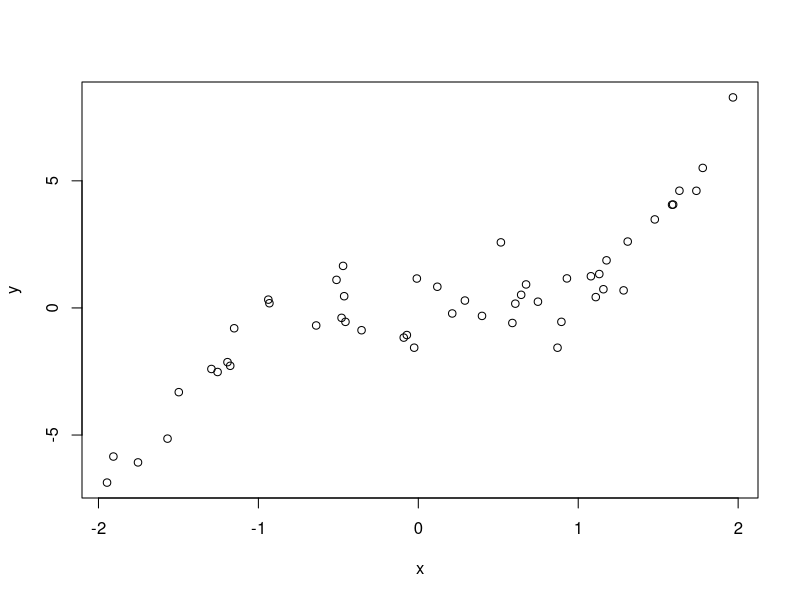
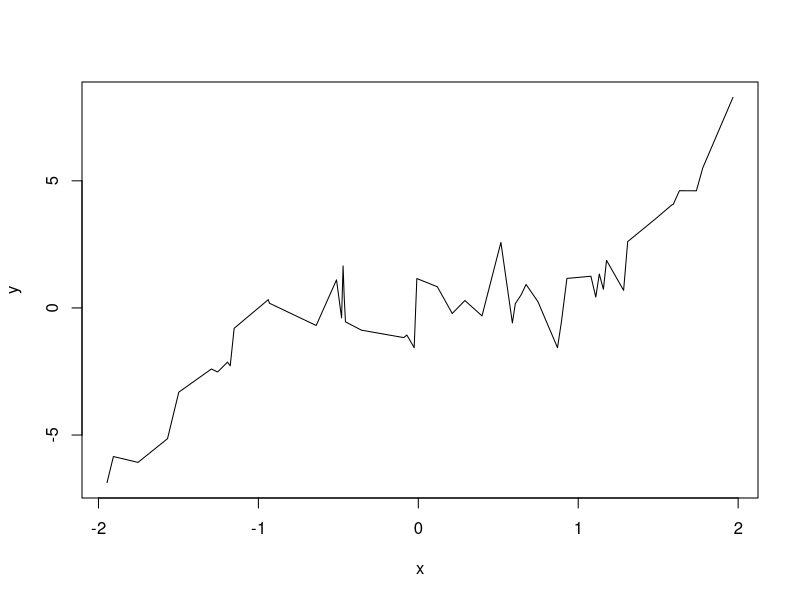
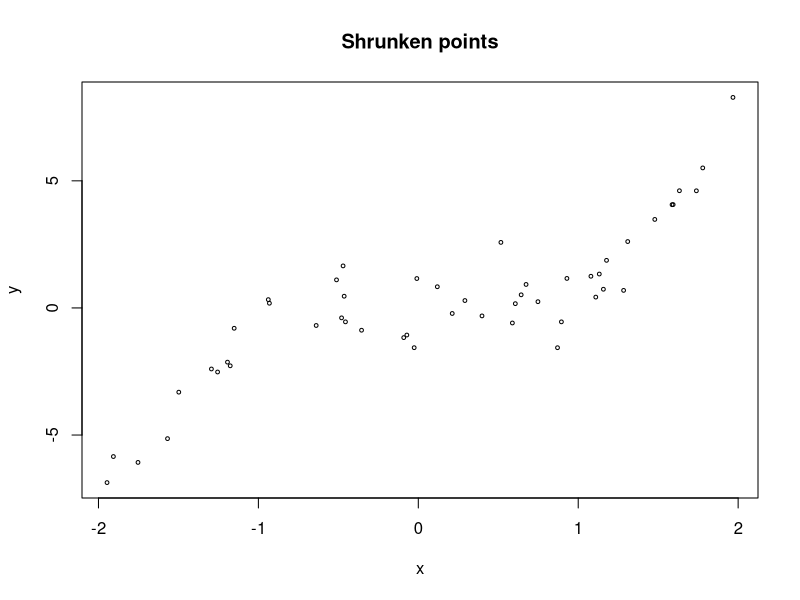
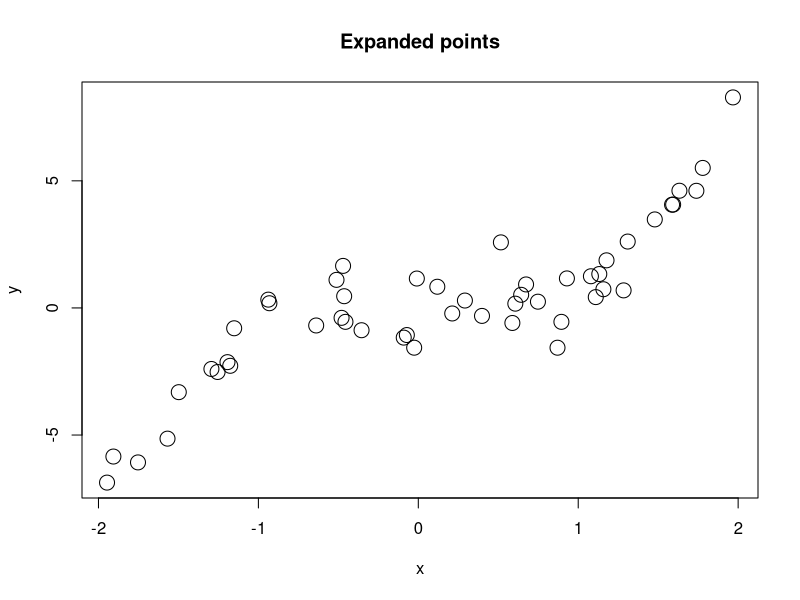
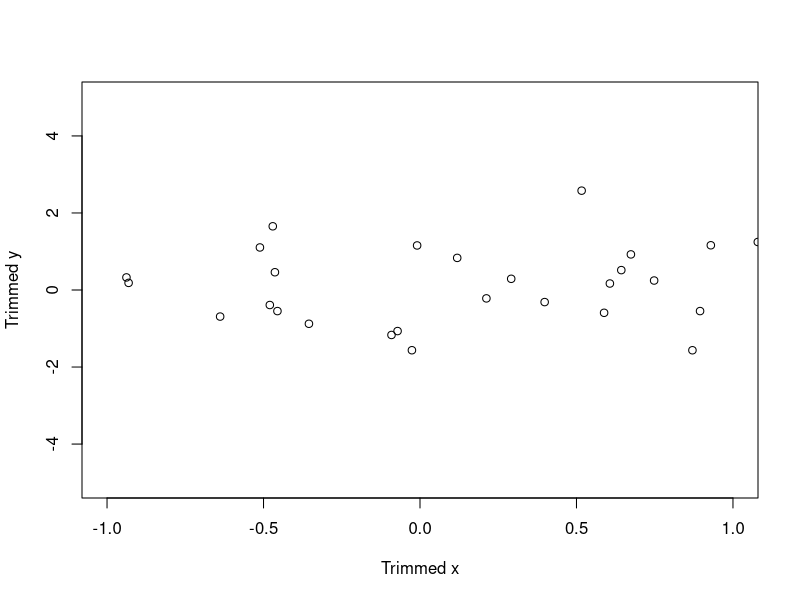
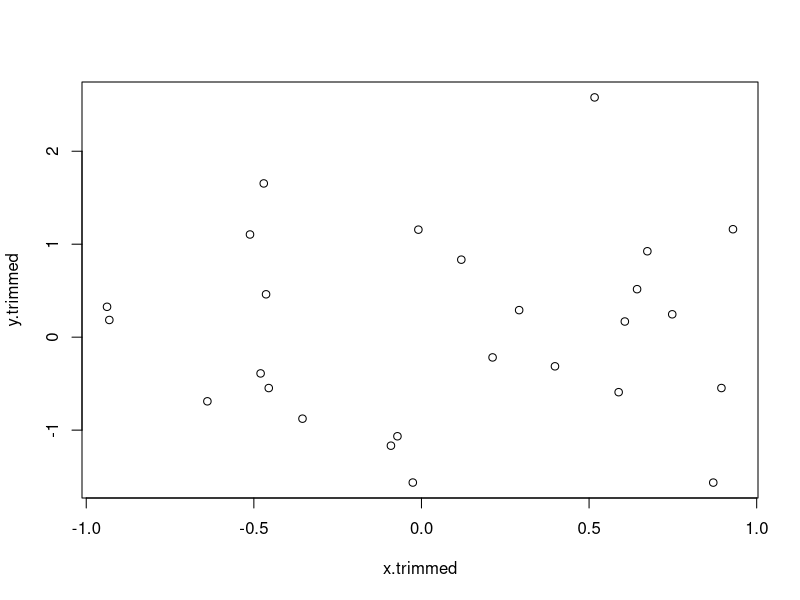
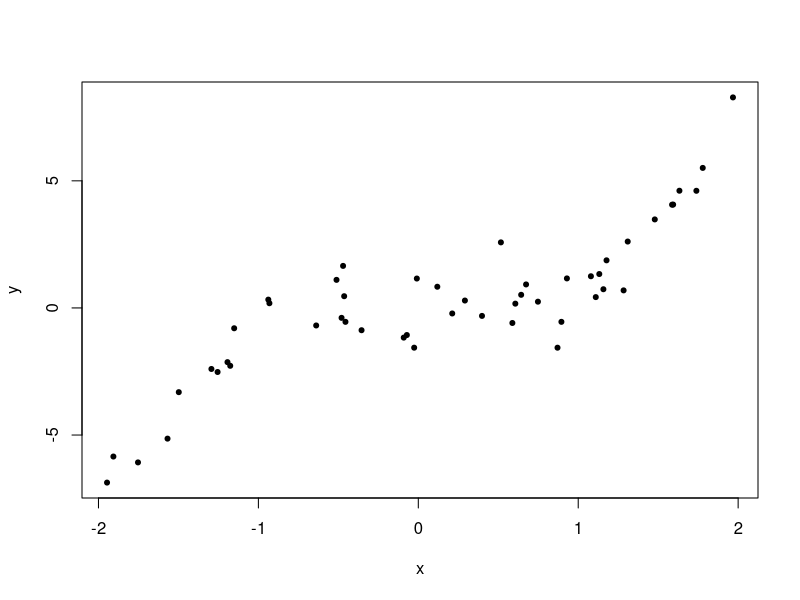
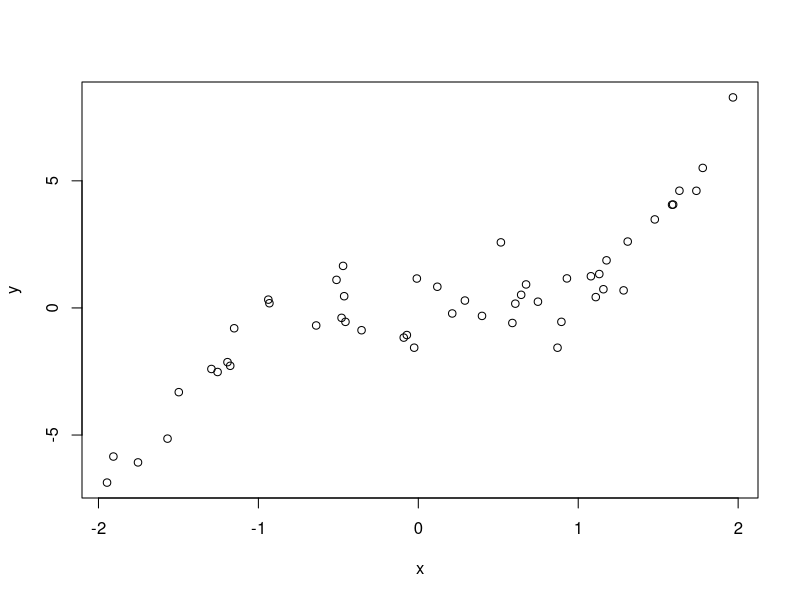

Write the R code that produced these figures, in order.
pdf(file="plots.pdf")


n = 50
set.seed(0)
x = sort(runif(n, min=-2, max=2))
y = x^3 + rnorm(n)
plot(x, y, type="p")
plot(x, y, type="l")


plot(x, y, main="Shrunken points", cex=0.5)
plot(x, y, main="Expanded points", cex=2)


plot(x, y, xlim=c(-1, 1), ylim=c(-5, 5), xlab="Trimmed x", ylab="Trimmed y")


x.trimmed.index <- which(x>=-1 & x<=1)
x.trimmed <- x[x.trimmed.index]
y.trimmed <- y[x.trimmed.index]
plot(x.trimmed, y.trimmed)


plot(x, y, pch=20)
plot(x, y, pch=21)
plot(x, y, pch=c(21, 20))


x2 = sort(runif(n, min=-2, max=2))
y2 = x2^2 + rnorm(n)
plot(x, y, main="x and y", xlab="x", ylab="y")
points(x2, y2, pch=20, col="blue")
lines(x2, y2, pch=20, col="red", lwd=2)
legend(1.4, -4, legend=c("Cubic", "Quadratic"), col=c("black", "blue"), pch=c(21, 20), cex=0.8)


x <- 1:10
y1 <- x^2
y2 = 2*y1
plot(x, y1, type="b", pch=19, col="red", xlab="x", ylab="y")
lines(x, y2, pch=18, col="blue", type="b", lty=2)
legend(1, 95, legend=c("Line 1", "Line 2"), col=c("red", "blue"), lty=1:2, cex=0.8)
text(1, 50, labels="hello")
text(1, 5, labels="MSQE")


dev.off()